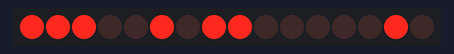
The sketch below on a simulated Arduino Uno, built with avr-gcc and run on an emulated ATmega328P. Shown: 16 shift-register outputs drawn as a row of LEDs (first output left, lit = HIGH). Wiring (inferred from the names in the program): 2 × shift register (74HC595): data A2; shift clock A1; latch A0. Wiring (inferred from the signals the program sends): row of LEDs: on Q0, Q1, Q2, Q3, Q4, Q5, Q6, Q7, Q8, Q9, Q10, Q11, Q12, Q13, Q14, Q15. Random numbers use the default seed unless the sketch sets one.

Above: at 6.1 s.
At 10.1 s:
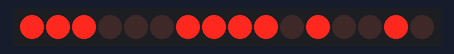
At 14.1 s:
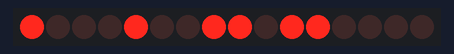
At 22.1 s:
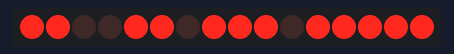
At 30.1 s:
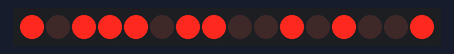
At 38.1 s:
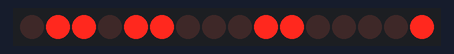
Timing chart, 0 to 39.6 s (numbered marks = the images above):
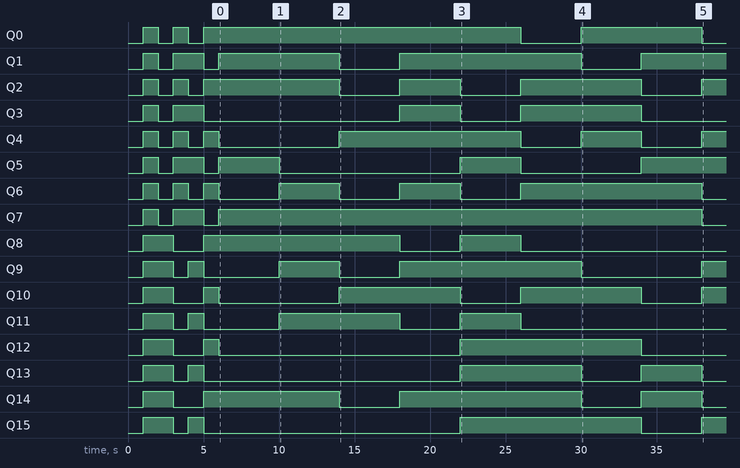

The sketch:

led16.ino
```cpp
//Пин подключен к ST_CP входу 74HC595
const int LED_latchPin = A0;
//Пин подключен к SH_CP входу 74HC595
const int LED_clockPin = A1;
//Пин подключен к DS входу 74HC595
const int LED_dataPin = A2;

uint16_t LED_twoBytes = 0b0;
byte LED_twoByte1;
byte LED_twoByte2;

void setup() {
  pinMode(LED_latchPin, OUTPUT);
  pinMode(LED_dataPin, OUTPUT);
  pinMode(LED_clockPin, OUTPUT);

  LED_twoBytes = 0b0;
  digitalWrite(LED_latchPin, LOW); //leds off
  LED_twoByte1 = highByte(LED_twoBytes);
  LED_twoByte2 = lowByte(LED_twoBytes);
  shiftOut(LED_dataPin, LED_clockPin, MSBFIRST, LED_twoByte1);
  shiftOut(LED_dataPin, LED_clockPin, MSBFIRST, LED_twoByte2);
  digitalWrite(LED_latchPin, HIGH); //leds ready
  delay(1000);

  LED_twoBytes = 0b1111111111111111;
  digitalWrite(LED_latchPin, LOW); //leds off
  LED_twoByte1 = highByte(LED_twoBytes);
  LED_twoByte2 = lowByte(LED_twoBytes);
  shiftOut(LED_dataPin, LED_clockPin, MSBFIRST, LED_twoByte1);
  shiftOut(LED_dataPin, LED_clockPin, MSBFIRST, LED_twoByte2);
  digitalWrite(LED_latchPin, HIGH); //leds ready
  delay(1000);

  LED_twoBytes = 0b1111111100000000;
  digitalWrite(LED_latchPin, LOW); //leds off
  LED_twoByte1 = highByte(LED_twoBytes);
  LED_twoByte2 = lowByte(LED_twoBytes);
  shiftOut(LED_dataPin, LED_clockPin, MSBFIRST, LED_twoByte1);
  shiftOut(LED_dataPin, LED_clockPin, MSBFIRST, LED_twoByte2);
  digitalWrite(LED_latchPin, HIGH); //leds ready
  delay(1000);

  LED_twoBytes = 0b11111111;
  digitalWrite(LED_latchPin, LOW); //leds off
  LED_twoByte1 = highByte(LED_twoBytes);
  LED_twoByte2 = lowByte(LED_twoBytes);
  shiftOut(LED_dataPin, LED_clockPin, MSBFIRST, LED_twoByte1);
  shiftOut(LED_dataPin, LED_clockPin, MSBFIRST, LED_twoByte2);
  digitalWrite(LED_latchPin, HIGH); //leds ready
  delay(1000);

  LED_twoBytes = 0b1010101010101010;
  digitalWrite(LED_latchPin, LOW); //leds off
  LED_twoByte1 = highByte(LED_twoBytes);
  LED_twoByte2 = lowByte(LED_twoBytes);
  shiftOut(LED_dataPin, LED_clockPin, MSBFIRST, LED_twoByte1);
  shiftOut(LED_dataPin, LED_clockPin, MSBFIRST, LED_twoByte2);
  digitalWrite(LED_latchPin, HIGH); //leds ready
  delay(1000);

  LED_twoBytes = 0b0101010101010101;
  digitalWrite(LED_latchPin, LOW); //leds off
  LED_twoByte1 = highByte(LED_twoBytes);
  LED_twoByte2 = lowByte(LED_twoBytes);
  shiftOut(LED_dataPin, LED_clockPin, MSBFIRST, LED_twoByte1);
  shiftOut(LED_dataPin, LED_clockPin, MSBFIRST, LED_twoByte2);
  digitalWrite(LED_latchPin, HIGH); //leds ready
  delay(1000);
}

void loop() {
  uint8_t c;
  /*for (c = 0; c < 8; c++) {
    rg();
  }
  for (c = 0; c < 8; c++) {
    rrrggg();
  }
  for (c = 0; c < 80; c++) {
    randrg();
  }*/
  randrg();
}

void randrg() {
  LED_twoBytes = random(0, 65535);
  digitalWrite(LED_latchPin, LOW); //leds off
  LED_twoByte1 = highByte(LED_twoBytes);
  LED_twoByte2 = lowByte(LED_twoBytes);
  shiftOut(LED_dataPin, LED_clockPin, MSBFIRST, LED_twoByte1);
  shiftOut(LED_dataPin, LED_clockPin, MSBFIRST, LED_twoByte2);
  digitalWrite(LED_latchPin, HIGH); //leds ready
  delay(4000);
}


void rg() {
  for (uint8_t i = 0; i < 16; i++) {
    LED_twoBytes = 0b0;
    bitWrite(LED_twoBytes, i, 1);
    digitalWrite(LED_latchPin, LOW); //leds off
    LED_twoByte1 = highByte(LED_twoBytes);
    LED_twoByte2 = lowByte(LED_twoBytes);
    shiftOut(LED_dataPin, LED_clockPin, MSBFIRST, LED_twoByte1);
    shiftOut(LED_dataPin, LED_clockPin, MSBFIRST, LED_twoByte2);
    digitalWrite(LED_latchPin, HIGH); //leds ready
    delay(80);
  }
}

void rrrggg() {
  for (uint8_t i = 0; i < 16; i++) {
    if (i % 2 == 0) {
      LED_twoBytes = 0b0;
      bitWrite(LED_twoBytes, i, 1);
      digitalWrite(LED_latchPin, LOW); //leds off
      LED_twoByte1 = highByte(LED_twoBytes);
      LED_twoByte2 = lowByte(LED_twoBytes);
      shiftOut(LED_dataPin, LED_clockPin, MSBFIRST, LED_twoByte1);
      shiftOut(LED_dataPin, LED_clockPin, MSBFIRST, LED_twoByte2);
      digitalWrite(LED_latchPin, HIGH); //leds ready
      delay(80);
    }
  }
  for (uint8_t i = 16; i > 0; i--) {
    if (i % 2 > 0) {
      LED_twoBytes = 0b0;
      bitWrite(LED_twoBytes, i, 1);
      digitalWrite(LED_latchPin, LOW); //leds off
      LED_twoByte1 = highByte(LED_twoBytes);
      LED_twoByte2 = lowByte(LED_twoBytes);
      shiftOut(LED_dataPin, LED_clockPin, MSBFIRST, LED_twoByte1);
      shiftOut(LED_dataPin, LED_clockPin, MSBFIRST, LED_twoByte2);
      digitalWrite(LED_latchPin, HIGH); //leds ready
      delay(80);
    }
  }
}
```

Measured:
- by itself, Q0: goes LOW 1.0 s, HIGH 1.0 s, LOW 1.0 s, HIGH 21.0 s, LOW 4.0 s, HIGH 8.0 s, then LOW
- by itself, Q1: HIGH → LOW at 2.0 s, → HIGH 1.0 s later, → LOW 2.0 s later, → HIGH 1.0 s later, … (8 changes in this stretch)
- by itself, Q2: HIGH → LOW at 2.0 s, → HIGH 1.0 s later, → LOW 1.0 s later, → HIGH 1.0 s later, … (10 changes in this stretch)
- by itself, Q3: goes LOW 1.0 s, HIGH 2.0 s, LOW 13.0 s, HIGH 4.0 s, LOW 4.0 s, HIGH 8.0 s, then LOW
- by itself, Q4: HIGH → LOW at 2.0 s, → HIGH 1.0 s later, → LOW 1.0 s later, → HIGH 1.0 s later, … (10 changes in this stretch)
- by itself, Q5: HIGH → LOW at 2.0 s, → HIGH 1.0 s later, → LOW 2.0 s later, → HIGH 1.0 s later, … (8 changes in this stretch)
- by itself, Q6: HIGH → LOW at 2.0 s, → HIGH 1.0 s later, → LOW 1.0 s later, → HIGH 1.0 s later, … (11 changes in this stretch)
- by itself, Q7: goes LOW 1.0 s, HIGH 2.0 s, LOW 1.0 s, HIGH 32.0 s, then LOW
